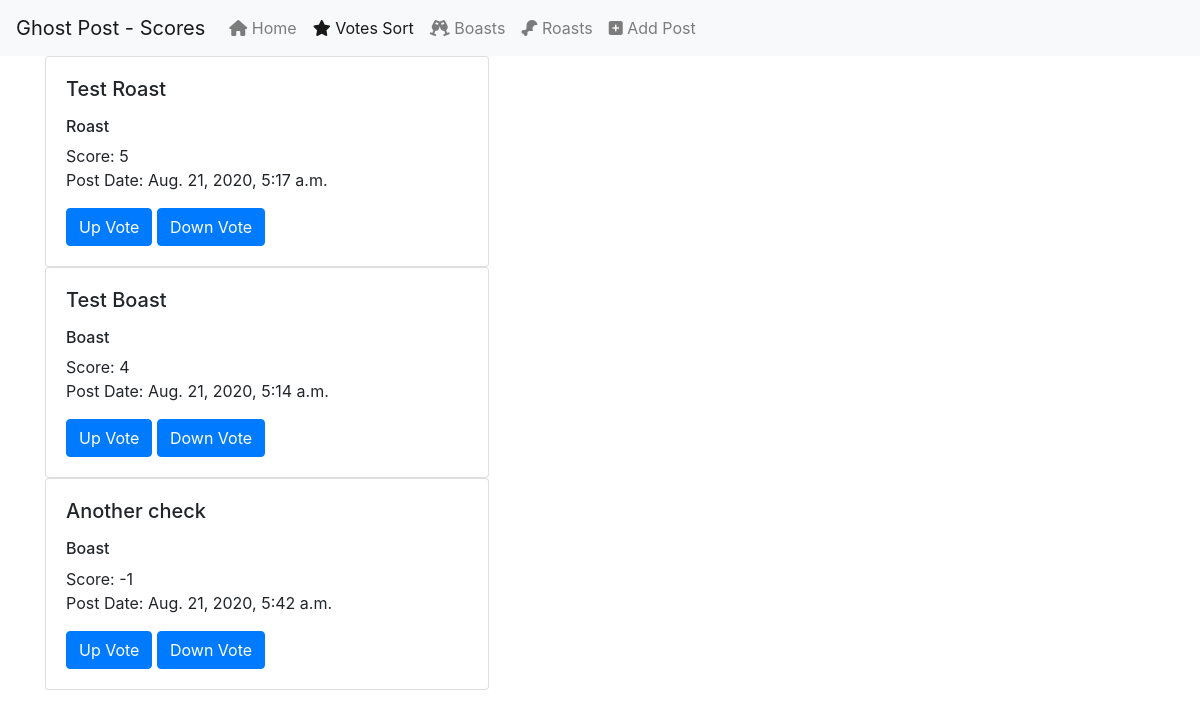
Page /score/ on the committed database.
### homepage/models.py (models this page shows)
class Posts(models.Model):
    boast = models.BooleanField(default=True)
    text = models.CharField(max_length=140)
    up_votes = models.IntegerField(default=0)
    down_votes = models.IntegerField(default=0)
    post_date = models.DateTimeField(default=timezone.now)
    @property
    def score(self):
        return self.up_votes - self.down_votes

### homepage/views.py (the view)
# urls.py: path('score/', views.score_view, name="score"),
def score_view(request):
    data = Posts.objects.order_by(
        -(F('up_votes') - F('down_votes')))
    return render(request, "score.html", {
        "data": data,
        "title": "Ghost Post - Scores"
    })

### templates/score.html (shortened to what this page needs)
<link rel="stylesheet" href="https://stackpath.bootstrapcdn.com/bootstrap/4.5.1/css/bootstrap.min.css">
  <nav class="navbar navbar-expand-lg navbar-light bg-light">
    <a class="navbar-brand" href="#">{{ title }}</a>
    <div class="collapse navbar-collapse" id="navbarNavAltMarkup">
      <div class="navbar-nav">
        <a class="nav-link" href="/"> <i class="fas fa-home"></i> Home <span class="sr-only">(current)</span></a>
        <a class="nav-link active" href="/score/"><i class="fas fa-star"></i> Votes Sort</a>
        <a class="nav-link" href="/boasts/"><i class="fas fa-glass-cheers"></i> Boasts</a>
        <a class="nav-link" href="/roasts/"><i class="fas fa-drumstick-bite"></i> Roasts</a>
        <a class="nav-link" href="/addpost/"><i class="fas fa-plus-square"></i> Add Post</a>
      </div>
    </div>
  </nav>
  <div class="container">
    {% for item in data %}
    <div class="card" style="width: 40%;">
      <div class="card-body">
        <h5 class="card-title">{{item.text}}</h5>
        <p class="card-text">
          {% if item.boast %}
            <h6>Boast</h6>
          {% else %}
            <h6>Roast</h6>
          {% endif %}
          Score: {{item.score}}<br/>
          Post Date: {{item.post_date}}
        </p>
        <a href="/upvote/{{item.id}}" class="btn btn-primary">Up Vote</a>
        <a href="/downvote/{{item.id}}" class="btn btn-primary">Down Vote</a>
      </div>
    </div>
    {% endfor %}
  </div>

### rows in the picture
Posts: text "Test Roast", boast "Roast", score "5", post_date "Aug. 21, 2020, 5:17 a.m."
Posts: text "Test Boast", boast "Boast", score "4", post_date "Aug. 21, 2020, 5:14 a.m."
Posts: text "Another check", boast "Boast", score "-1", post_date "Aug. 21, 2020, 5:42 a.m."

### other values in the picture
{{ title }} "Ghost Post - Scores"
